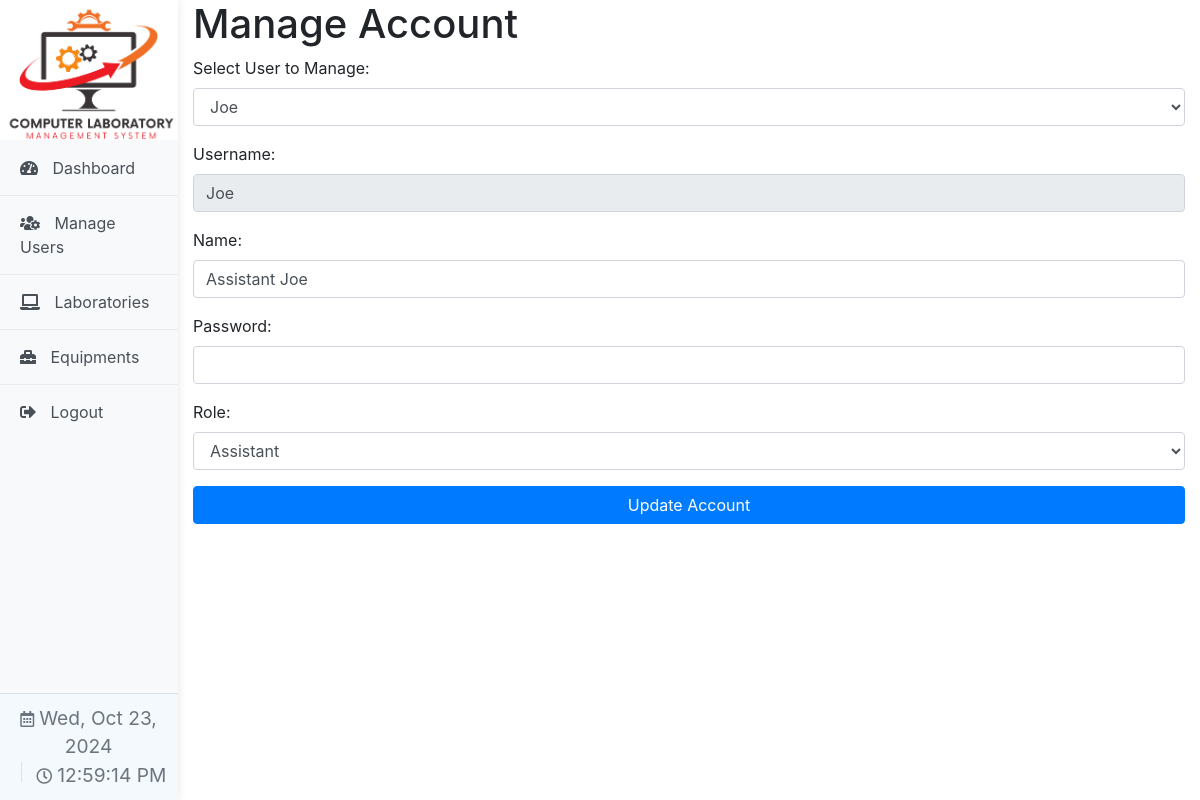
The app's page /admin/manage_account.php?user_id=31 (signed in) with its own data.
### tables this page shows
CREATE TABLE `users` (
  `id` int(11) NOT NULL,
  `username` varchar(50) NOT NULL,
  `name` varchar(50) NOT NULL,
  `password` varchar(255) NOT NULL,
  `role` enum('admin','assistant') NOT NULL,
  `picture` varchar(255) DEFAULT NULL
);

### admin/manage_account.php (the view, shortened to what this page needs)
<?php
include '../includes/db.php';
$username = $_SESSION['username'];
$query = $conn->prepare("SELECT * FROM users WHERE username = ?");
$query->bind_param("s", $username);
$query->execute();
$result = $query->get_result();
$currentUser = $result->fetch_assoc();
$roles = ['admin', 'assistant'];
$isAdmin = $currentUser['role'] == 'admin';
$selectedUser = $currentUser;
if ($isAdmin && isset($_GET['user_id'])) {
    $userId = $_GET['user_id'];
    $query = $conn->prepare("SELECT * FROM users WHERE id = ?");
    $query->bind_param("i", $userId);
    $query->execute();
    $result = $query->get_result();
    $selectedUser = $result->fetch_assoc();
}
$users = [];
if ($isAdmin) {
    $query = $conn->query("SELECT * FROM users");
    while ($row = $query->fetch_assoc()) {
        $users[] = $row;
    }
}
?>
<!DOCTYPE html>
<html lang="en">
<head>
    <link rel="stylesheet" href="https://stackpath.bootstrapcdn.com/bootstrap/4.5.2/css/bootstrap.min.css">
    <link rel="stylesheet" href="../css/styles.css">
    <link rel="stylesheet" href="https://cdnjs.cloudflare.com/ajax/libs/font-awesome/5.15.3/css/all.min.css">
    <link rel="stylesheet" href="../css/sidebar.css">
</head>
<body>
    <?php include '../includes/sidebar.php'; ?>
    <div class="content container-fluid dashboard-container">
        <h1>Manage Account</h1>
        <?php if ($isAdmin): ?>
            <div class="form-group">
                <label for="user_select">Select User to Manage:</label>
                <select id="user_select" name="user_select" class="form-control" onchange="location = this.value;">
                    <?php foreach ($users as $user): ?>
                        <option value="manage_account.php?user_id=<?php echo $user['id']; ?>" <?php if ($selectedUser['id'] == $user['id']) echo 'selected'; ?>>
                            <?php echo htmlspecialchars($user['username']); ?>
                        </option>
                    <?php endforeach; ?>
                </select>
            </div>
        <?php endif; ?>
        <form action="update_account.php" method="POST">
            <div class="form-group">
                <label for="username">Username:</label>
                <input type="text" id="username" name="username" class="form-control" value="<?php echo htmlspecialchars($selectedUser['username']); ?>" readonly>
            </div>
            <div class="form-group">
                <label for="name">Name:</label>
                <input type="text" id="name" name="name" class="form-control" value="<?php echo htmlspecialchars($selectedUser['name']); ?>">
            </div>
            <div class="form-group">
                <label for="password">Password:</label>
                <input type="password" id="password" name="password" class="form-control" value="">
            </div>
            <div class="form-group">
                <label for="role">Role:</label>
                <select id="role" name="role" class="form-control">
                    <?php foreach ($roles as $role): ?>
                        <option value="<?php echo $role; ?>" <?php if ($selectedUser['role'] == $role) echo 'selected'; ?>>
                            <?php echo ucfirst($role); ?>
                        </option>
                    <?php endforeach; ?>
                </select>
            </div>
            <button type="submit" class="btn btn-primary">Update Account</button>
        </form>
    </div>
</body>
</html>

### css/styles.css (style rules this page uses)
body { background-color: #f8f9fa; font-family: Arial, sans-serif; }
form input, form select, form button { display: block; width: 100%; margin-bottom: 10px; padding: 10px; border: 1px solid #ddd; border-radius: 4px; }
form button { background-color: #28a745; color: #fff; border: none; cursor: pointer; }

### css/sidebar.css (style rules this page uses)
body { display: flex; }

### includes/sidebar.php (style rules this page uses)
body { display: flex; margin: 0; }

### records on screen
users: username "Joe", name "Assistant Joe", role "Assistant"

### other values on screen
form field user_select "Joe"
